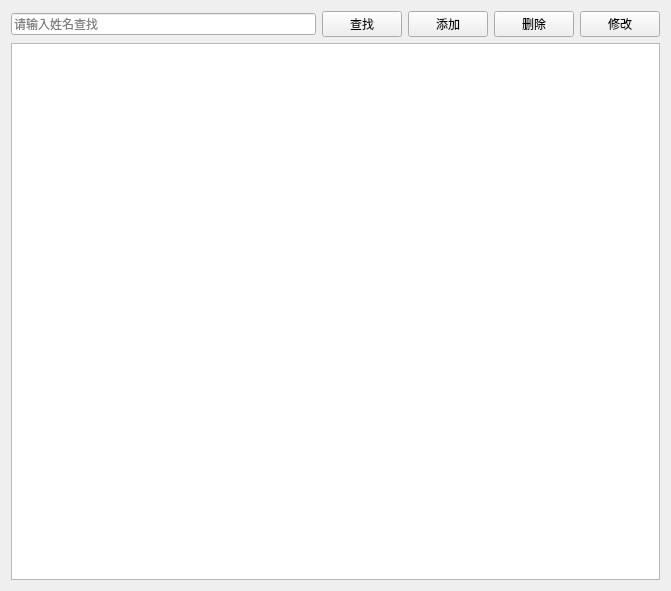
<?xml version="1.0" encoding="UTF-8"?>
<ui version="4.0">
 <class>VisitView</class>
 <widget class="QWidget" name="VisitView">
  <property name="geometry">
   <rect>
    <x>0</x>
    <y>0</y>
    <width>671</width>
    <height>591</height>
   </rect>
  </property>
  <property name="windowTitle">
   <string>就诊记录与处方</string>
  </property>
  <layout class="QVBoxLayout" name="verticalLayout">
   <item>
    <layout class="QHBoxLayout" name="horizontalLayout">
     <item>
      <widget class="QLineEdit" name="txtSearch">
       <property name="placeholderText">
        <string>请输入姓名查找</string>
       </property>
      </widget>
     </item>
     <item>
      <widget class="QPushButton" name="btSearch">
       <property name="text">
        <string>查找</string>
       </property>
       <property name="icon">
        <iconset>
         <normaloff>C:/Users/hebi_/Desktop/images/查找 (1).png</normaloff>C:/Users/hebi_/Desktop/images/查找 (1).png</iconset>
       </property>
      </widget>
     </item>
     <item>
      <widget class="QPushButton" name="btAdd">
       <property name="text">
        <string>添加</string>
       </property>
       <property name="icon">
        <iconset>
         <normaloff>C:/Users/hebi_/Desktop/images/添加.png</normaloff>C:/Users/hebi_/Desktop/images/添加.png</iconset>
       </property>
      </widget>
     </item>
     <item>
      <widget class="QPushButton" name="btDelete">
       <property name="text">
        <string>删除</string>
       </property>
       <property name="icon">
        <iconset>
         <normaloff>C:/Users/hebi_/Desktop/images/删除.png</normaloff>C:/Users/hebi_/Desktop/images/删除.png</iconset>
       </property>
      </widget>
     </item>
     <item>
      <widget class="QPushButton" name="btEdit">
       <property name="text">
        <string>修改</string>
       </property>
       <property name="icon">
        <iconset>
         <normaloff>C:/Users/hebi_/Desktop/images/修改、修改资料.png</normaloff>C:/Users/hebi_/Desktop/images/修改、修改资料.png</iconset>
       </property>
      </widget>
     </item>
    </layout>
   </item>
   <item>
    <widget class="QTableView" name="tableView"/>
   </item>
  </layout>
 </widget>
 <resources/>
 <connections/>
</ui>
